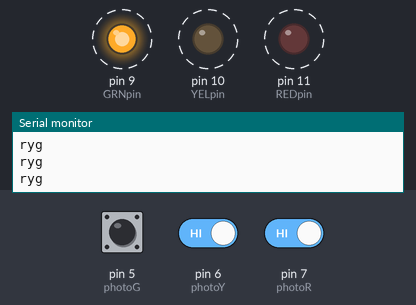
Simulated run of this sketch. Board: Arduino Uno, built with avr-gcc and run on an emulated ATmega328P. Shown: output pins drawn as LEDs (lit = HIGH), the last lines printed to the serial monitor. Dashed ring = blinking. The inputs (shaded band) are chosen by the test bench; at power-on: pin 5 (photoG) HIGH, pin 6 (photoY) HIGH, pin 7 (photoR) HIGH.

Above: at 1.2 s.
1.3 s: pin 5 (photoG) driven LOW
At 1.52 s:
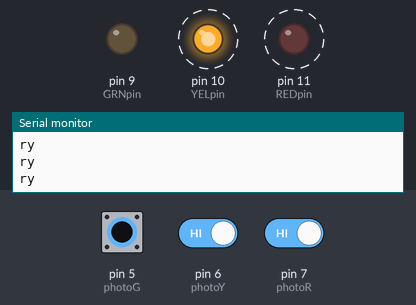
4.3 s: pin 6 (photoY) driven LOW
At 5.5 s:
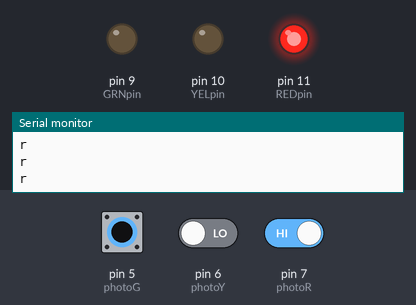
5.8 s: pin 7 (photoR) driven LOW
At 6.1 s:
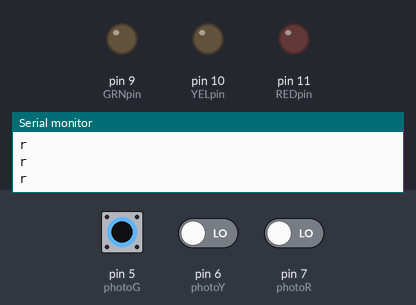
7.3 s: pin 5 (photoG) driven HIGH
At 8.5 s:
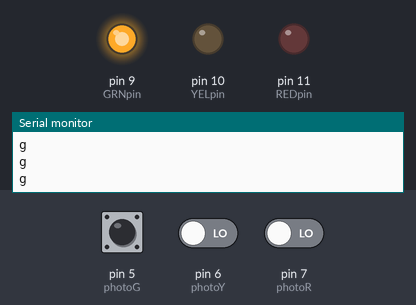
8.8 s: pin 6 (photoY) driven HIGH
At 10.2 s:
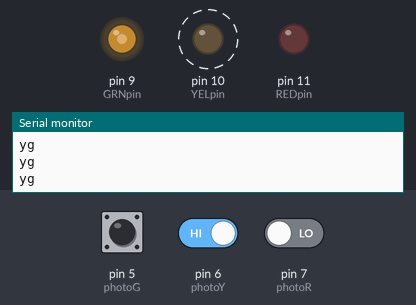
11.8 s: pin 5 (photoG) pulsed LOW 2 times (0.12 s each, 0.3 s apart)
At 12.35 s:
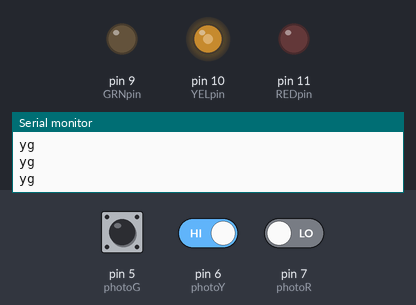
Timing chart, 0 to 15.8 s (numbered marks = the images above; inputs shaded):
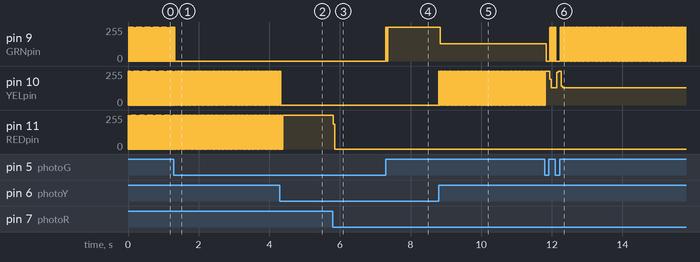

The sketch:

read_photo_and_light_led.ino
```cpp
/* Photocell simple testing sketch.

Connect one end of the photocell to 5V, the other end to Analog 0.
Then connect one end of a 10K resistor from Analog 0 to ground

For more information see http://learn.adafruit.com/photocells */

int photoR = 7;     // the cell and 10K pulldown are connected to a0
int photoY = 6;
int photoG = 5;
int R_reading;     // the analog reading from the analog resistor divider
int Y_reading;
int G_reading;
int REDpin = 11;
int YELpin = 10;
int GRNpin = 9;
int LEDbrightness;

void setup(void) {
  // We'll send debugging information via the Serial monitor
  Serial.begin(9600);
   pinMode(REDpin, OUTPUT);
   pinMode(YELpin,OUTPUT);
   pinMode(GRNpin,OUTPUT);
   pinMode(photoR, INPUT);
   pinMode(photoY, INPUT);
   pinMode(photoG, INPUT);
}

void flash(int pin){
  digitalWrite(pin,HIGH);
  delay(10);
  digitalWrite(pin,LOW);
}

void loop(void) {
  R_reading = digitalRead(photoR);
  Y_reading = digitalRead(photoY);
  G_reading = digitalRead(photoG);

  /*Serial.print("red reading = ");
  Serial.print(R_reading);     // the raw analog reading
  Serial.print(", yellow reading = ");
  Serial.print(Y_reading);
  Serial.print(", green reading = ");
  Serial.print(G_reading);
  Serial.println();*/

  if(R_reading == 0){
    //Serial.println("off");
  }else{
    //Serial.println("on");
    Serial.print("r");
    flash(REDpin);
  }

  if(Y_reading == 0){
    //Serial.println("off");
  }else{
    Serial.print("y");
    flash(YELpin);
  }

  if(G_reading == 0){
    //Serial.println("off");
  }else{
    Serial.print("g");
    flash(GRNpin);
  }
  Serial.println();
  //delay(1000);
}
```

Measured:
- after the input at 1.3 s, pin 9 (GRNpin): goes on until 1.3 s, then stays 0/255; pin 10 (YELpin): alternates 255/255 for 0.01 s and 0/255 for 0.01 s, starting after 0.12 s; pin 11 (REDpin): alternates 255/255 for 0.01 s and 0/255 for 0.01 s, starting after 0.11 s
- after the input at 4.3 s, pin 10 (YELpin): goes on until 4.3 s, then stays 0/255
- after the input at 5.8 s, pin 11 (REDpin): 254/255 → 0/255 at once
- after the input at 7.3 s, pin 9 (GRNpin): 0/255 → 254/255 at once
- after the input at 8.8 s, pin 9 (GRNpin): 254/255 → 128/255 at once; pin 10 (YELpin): alternates 255/255 for 0.01 s and 0/255 for 0.01 s, starting at once
- after the input at 11.8 s, pin 9 (GRNpin): goes 0/255 0.09 s, 8 × (255/255 0.01 s, 0/255 0.01 s), 255/255 0.01 s, 0/255 0.13 s, 177 × (255/255 0.01 s, 0/255 0.01 s), then 255/255, starting at once
- by itself, pin 9 (GRNpin), pin 10 (YELpin), pin 11 (REDpin): alternates 255/255 for 0.01 s and 0/255 for 0.02 s
